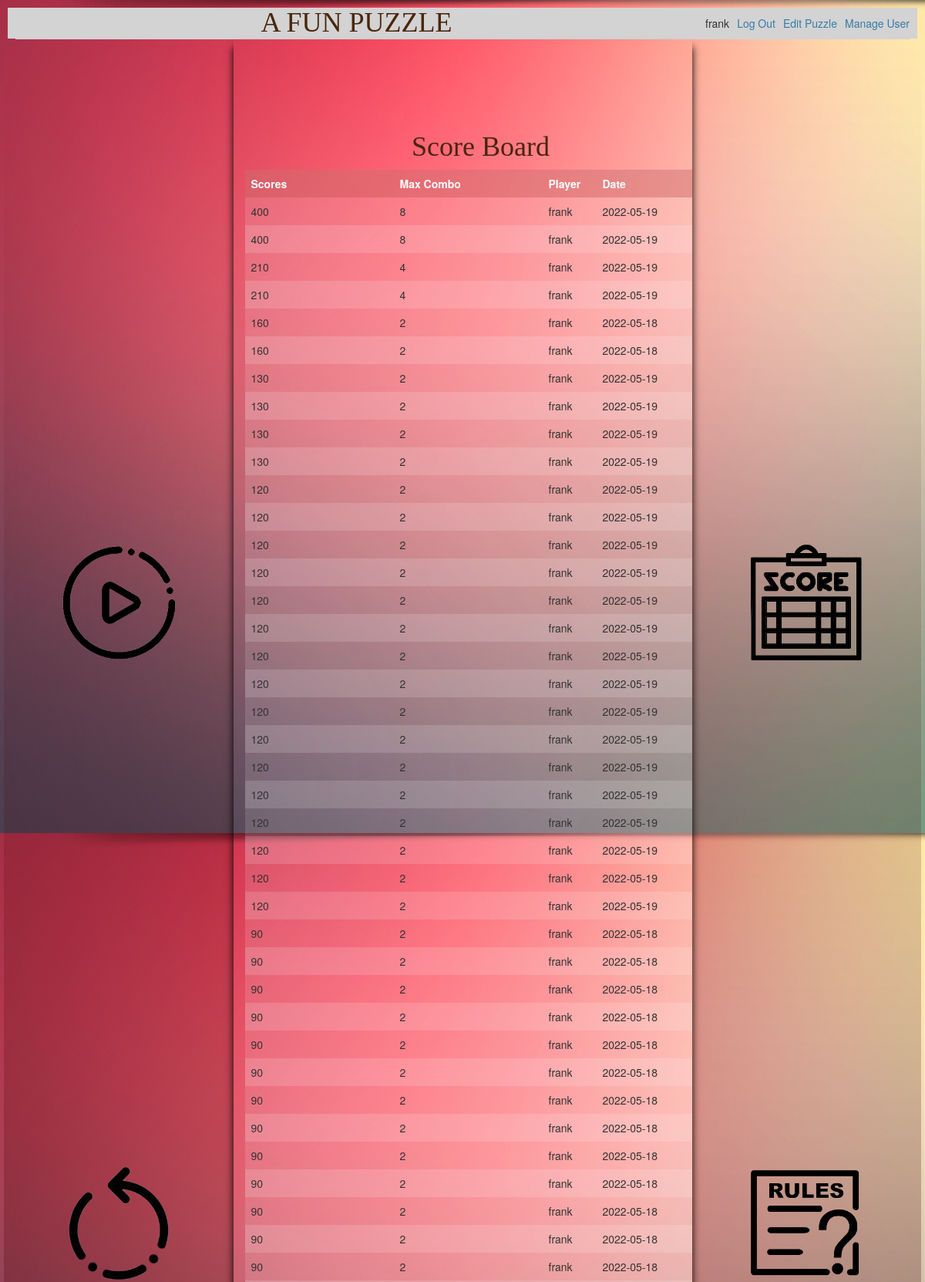
/score (signed in, upper part), run on the app's committed database.
### tables this page shows
CREATE TABLE user (
  id INTEGER PRIMARY KEY AUTOINCREMENT,
  username TEXT UNIQUE NOT NULL,
  password TEXT NOT NULL,
  isadmin INTEGER NOT NULL

);

CREATE TABLE score (
  id INTEGER PRIMARY KEY AUTOINCREMENT,
  player_id INTEGER NOT NULL,
  created TIMESTAMP NOT NULL DEFAULT CURRENT_TIMESTAMP,
  maxcombo INTEGER NOT NULL,
  score INTEGER NOT NULL,
  shareable TEXT NOT NULL,
  FOREIGN KEY (player_id) REFERENCES user (id)
);

### flaskapp/play.py (the view, shortened to what this page needs)
@bp.route('/score', methods=('GET', 'POST'))
@login_required
def score():
    db = get_db()
    scores = db.execute(
        'SELECT s.id, maxcombo, score, created, player_id, username, shareable'
        ' FROM score s JOIN user u ON s.player_id = u.id'
        ' ORDER BY score DESC'
    ).fetchall()
    users = db.execute(
        'SELECT id, username, isadmin'
        ' FROM user '
        ' ORDER BY id DESC'
    ).fetchall()
    return render_template('play/score.html', scores=scores, users=users)

### flaskapp/auth.py (called while the page is built)
@bp.before_app_request
def load_logged_in_user():
    user_id = session.get('user_id')
    if user_id is None:
        g.user = None
    else:
        g.user = get_db().execute(
            'SELECT * FROM user WHERE id = ?', (user_id,)
        ).fetchone()

def login_required(view):
    @functools.wraps(view)
    def wrapped_view(**kwargs):
        if g.user is None:
            return redirect(url_for('auth.login'))
        return view(**kwargs)
    return wrapped_view

### flaskapp/db.py (called while the page is built)
def get_db():
    if 'db' not in g:
        g.db = sqlite3.connect(
            current_app.config['DATABASE'],
            detect_types=sqlite3.PARSE_DECLTYPES
        )
        g.db.row_factory = sqlite3.Row
    return g.db

### flaskapp/templates/play/score.html (shortened to what this page needs)
{% extends 'base.html' %}
{% block content %}
    <div class="row">
      <div class="col-xs-12">
        <h1>{% block title %}Score Board {% endblock %}</h1>
      </div>
      <div class="col-xs-12">
        <table id="scoreboard">
          <tr>
            <th>Scores</th>
            <th>Max Combo</th>
            <th>Player</th>
            <th>Date</th>
          </tr>
          {% if g.user['isadmin'] == 1 %}
          {% for score in scores %}
          <tr>
            <td>{{ score['score'] }}</td>
            <td>{{ score['maxcombo'] }}</td>
            <td>{{ score['username'] }}</td>
            <td>{{ score['created'].strftime('%Y-%m-%d') }}</td>
          </tr>
          {% endfor %}
          {% endif %}
        </table>
      </div>
    </div>
{% endblock %}

### flaskapp/templates/base.html (shortened to what this page needs)
<!doctype html>
<link rel="stylesheet" href="https://maxcdn.bootstrapcdn.com/bootstrap/3.4.1/css/bootstrap.min.css">
<link rel="stylesheet" href="{{ url_for('static', filename='css/style.css') }}">
<nav>
  <h1>A FUN PUZZLE</h1>
  <ul>
    {% if g.user %}
      <li><span>{{ g.user['username'] }}</span>
      <li><a href="{{ url_for('auth.logout') }}">Log Out</a>
      {% if g.user['isadmin'] == 1 %}
      <li><a href="{{ url_for('play.edit') }}">Edit Puzzle</a>
      <li><a href="{{ url_for('play.manage') }}">Manage User</a>
      {% endif %}
    {% else %}
      <li><a href="{{ url_for('auth.register') }}">Register</a>
      <li><a href="{{ url_for('auth.login') }}">Log In</a>
    {% endif %}
  </ul>
</nav>
<section class="content">
  <header>
  </header>
  <div class="row" >
    <div class="col-sm-3 col-xs-12 centerdiv maindivs">
      <div class="row">
        <div class="col-sm-12 col-xs-6 btndiv">
          <a href="/play#play">
            <div class="play buttondiv">
            </div>
          </a>
        </div>
        <div class="col-sm-12 col-xs-6 btndiv">
          <a href="/restart">
            <div class="restart buttondiv">
            </div>
          </a>
        </div>
      </div>
    </div>
    <div class="col-sm-6 col-xs-12 gamediv maindivs" id="play">
  {% block content %}
  {% endblock %}
</div>
<div class="col-sm-3 col-xs-12 centerdiv maindivs">
  <div class="row">
    <div class="col-sm-12 col-xs-6 btndiv">
      <a href="/score">
        <div class="score buttondiv">
        </div>
      </a>
    </div>
    <div class="col-sm-12 col-xs-6 btndiv">
      <a href="/rules">
        <div class="rules buttondiv">
        </div>
      </a>
    </div>
  </div>
</div>
</div>
</section>

### flaskapp/static/css/style.css (style rules this page uses)
.gamediv { padding-top: 110px; overflow: auto; height: 95vh; display: flex; display: -webkit-flex; transition: 0.3s; box-shadow: 0px 10px 10px rgb(0, 0, 0); }
.centerdiv { height: 95vh; display: flex; justify-content: center; background: linear-gradient(rgba(0, 0, 0, 0.0), rgba(72, 2, 2, 0.5)); }
.btndiv { display: flex; justify-content: center; }
.buttondiv { margin-top: 20vh; margin-left: 20px; margin-right: 20px; height: 150px; width: 150px; background-repeat: no-repeat; background-size: contain; transition: 0.3s; }
.play { background-image: url("pics/play.png"); }
.restart { background-image: url("pics/restart.png"); }
.score { background-image: url("pics/score.png"); }
.rules { background-image: url("pics/rules.png"); }
table { margin-bottom: 110px; border-collapse: collapse; width: 100%; }
th, td { text-align: left; padding: 8px; }
tr:nth-child(even) { background-color: #f2f2f226 }
tr:nth-child(odd) { background-color: #f8f8f846 }
th { background-color: #aa040442; color: white; }
h1 { font-family: cursive; text-align: center; font-family: serif; color: #49260d; margin: 1rem 0; }
a { color: #377ba8; }
nav { width: 100%; background: lightgray; display: flex; align-items: center; padding: 0 0.5rem; }
nav h1 { flex: auto; margin: 0; }
nav ul { display: flex; list-style: none; margin: 0; padding: 0; }
nav ul li a, nav ul li span, header .action { display: block; padding: 0.5rem; }
.content { padding: 0 1rem 1rem; }
.content>header { border-bottom: 1px solid lightgray; display: flex; align-items: flex-end; }
.content:last-child { margin-bottom: 0; }

### data on the page
user: user.username "frank"
score: score "400", maxcombo "8", username "frank", created "2022-05-19"
score: score "400", maxcombo "8", username "frank", created "2022-05-19"
score: score "210", maxcombo "4", username "frank", created "2022-05-19"
score: score "210", maxcombo "4", username "frank", created "2022-05-19"
score: score "160", maxcombo "2", username "frank", created "2022-05-18"
score: score "160", maxcombo "2", username "frank", created "2022-05-18"
score: score "130", maxcombo "2", username "frank", created "2022-05-19"
score: score "130", maxcombo "2", username "frank", created "2022-05-19"
score: score "130", maxcombo "2", username "frank", created "2022-05-19"
score: score "130", maxcombo "2", username "frank", created "2022-05-19"
score: score "120", maxcombo "2", username "frank", created "2022-05-19"
score: score "120", maxcombo "2", username "frank", created "2022-05-19"
score: score "120", maxcombo "2", username "frank", created "2022-05-19"
score: score "120", maxcombo "2", username "frank", created "2022-05-19"
score: score "120", maxcombo "2", username "frank", created "2022-05-19"
score: score "120", maxcombo "2", username "frank", created "2022-05-19"
score: score "120", maxcombo "2", username "frank", created "2022-05-19"
score: score "120", maxcombo "2", username "frank", created "2022-05-19"
score: score "120", maxcombo "2", username "frank", created "2022-05-19"
score: score "120", maxcombo "2", username "frank", created "2022-05-19"
score: score "120", maxcombo "2", username "frank", created "2022-05-19"
score: score "120", maxcombo "2", username "frank", created "2022-05-19"
score: score "120", maxcombo "2", username "frank", created "2022-05-19"
score: score "120", maxcombo "2", username "frank", created "2022-05-19"
score: score "120", maxcombo "2", username "frank", created "2022-05-19"
score: score "120", maxcombo "2", username "frank", created "2022-05-19"
score: score "90", maxcombo "2", username "frank", created "2022-05-18"
score: score "90", maxcombo "2", username "frank", created "2022-05-18"
score: score "90", maxcombo "2", username "frank", created "2022-05-18"
score: score "90", maxcombo "2", username "frank", created "2022-05-18"
score: score "90", maxcombo "2", username "frank", created "2022-05-18"
score: score "90", maxcombo "2", username "frank", created "2022-05-18"
score: score "90", maxcombo "2", username "frank", created "2022-05-18"
score: score "90", maxcombo "2", username "frank", created "2022-05-18"
score: score "90", maxcombo "2", username "frank", created "2022-05-18"
score: score "90", maxcombo "2", username "frank", created "2022-05-18"
score: score "90", maxcombo "2", username "frank", created "2022-05-18"
score: score "90", maxcombo "2", username "frank", created "2022-05-18"
score: score "90", maxcombo "2", username "frank", created "2022-05-18"
